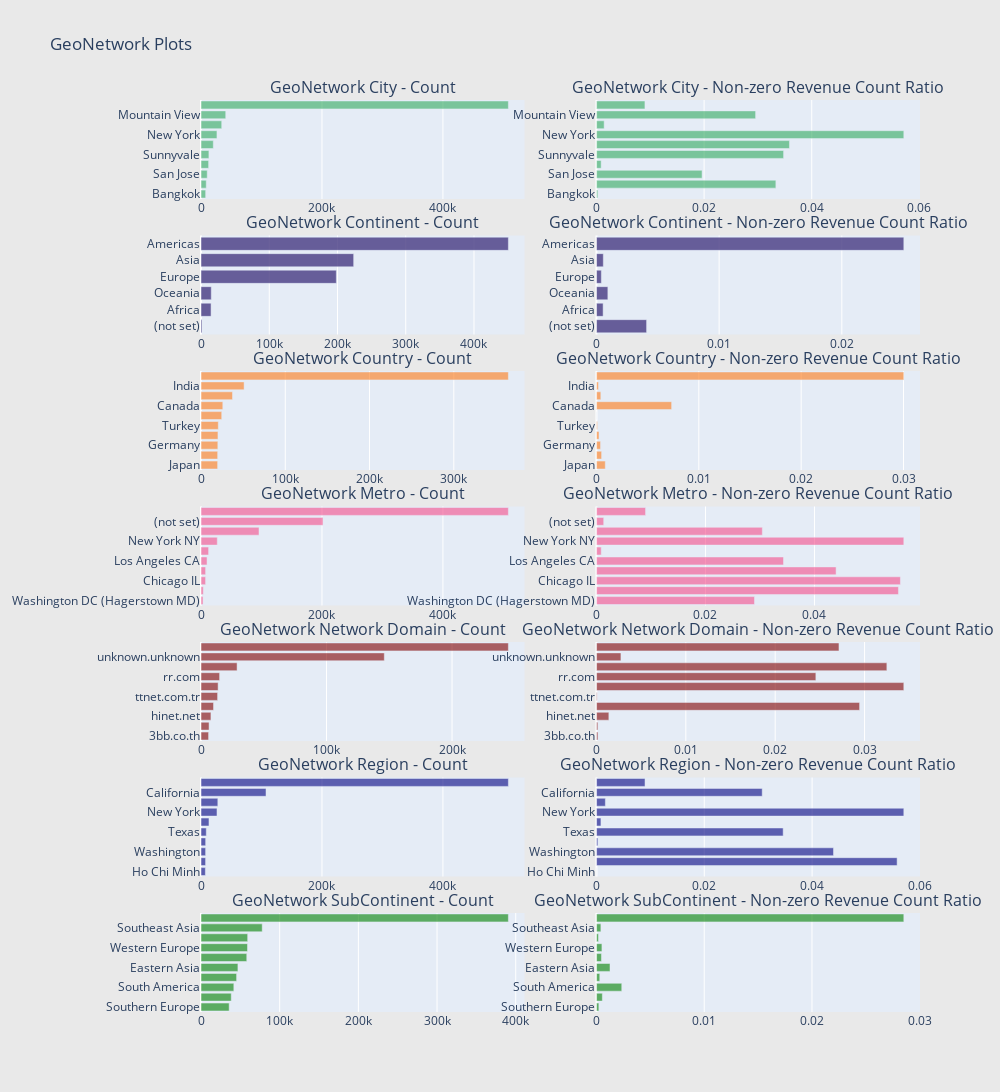

Notebook code cell kept with this figure:
### Markdown cell above
from device-related data we see:

1.Device browser: Chrome has higher percentage of non-zero revenue counts.

2.Device category: desktop has higher percentage of non-zero revenue counts.

3.No-mobile has higher percentage of non-zero revenue counts.

4.Chrome OS has higher percentage of non-zero revenue counts.

### Code cell
import plotly.graph_objs as go
from plotly.subplots import make_subplots
import plotly.offline as py

def horizontal_bar_chart(cnt_srs, color):
    trace = go.Bar(
        y=cnt_srs.index[::-1],
        x=cnt_srs.values[::-1],
        showlegend=False,
        orientation='h',
        marker=dict(
            color=color,
        ),
    )
    return trace

# GeoNetwork City
cnt_srs_city = train_df.groupby('geoNetwork.city')['totals.transactionRevenue'].agg(['size', 'count', 'mean'])
cnt_srs_city.columns = ["count", "count of non-zero revenue", "mean"]
cnt_srs_city = cnt_srs_city.sort_values(by="count", ascending=False)
trace1 = horizontal_bar_chart(cnt_srs_city["count"].head(10), 'rgba(50, 171, 96, 0.6)')
trace2 = horizontal_bar_chart(cnt_srs_city["count of non-zero revenue"].head(10) / cnt_srs_city["count"].head(10), 'rgba(50, 171, 96, 0.6)')

# GeoNetwork Continent
cnt_srs_continent = train_df.groupby('geoNetwork.continent')['totals.transactionRevenue'].agg(['size', 'count', 'mean'])
cnt_srs_continent.columns = ["count", "count of non-zero revenue", "mean"]
cnt_srs_continent = cnt_srs_continent.sort_values(by="count", ascending=False)
trace3 = horizontal_bar_chart(cnt_srs_continent["count"].head(10), 'rgba(71, 58, 131, 0.8)')
trace4 = horizontal_bar_chart(cnt_srs_continent["count of non-zero revenue"].head(10) / cnt_srs_continent["count"].head(10), 'rgba(71, 58, 131, 0.8)')

# GeoNetwork Country
cnt_srs_country = train_df.groupby('geoNetwork.country')['totals.transactionRevenue'].agg(['size', 'count', 'mean'])
cnt_srs_country.columns = ["count", "count of non-zero revenue", "mean"]
cnt_srs_country = cnt_srs_country.sort_values(by="count", ascending=False)
trace5 = horizontal_bar_chart(cnt_srs_country["count"].head(10), 'rgba(255, 123, 22, 0.6)')
trace6 = horizontal_bar_chart(cnt_srs_country["count of non-zero revenue"].head(10) / cnt_srs_country["count"].head(10), 'rgba(255, 123, 22, 0.6)')

# GeoNetwork Metro
cnt_srs_metro = train_df.groupby('geoNetwork.metro')['totals.transactionRevenue'].agg(['size', 'count', 'mean'])
cnt_srs_metro.columns = ["count", "count of non-zero revenue", "mean"]
cnt_srs_metro = cnt_srs_metro.sort_values(by="count", ascending=False)
trace7 = horizontal_bar_chart(cnt_srs_metro["count"].head(10), 'rgba(246, 78, 139, 0.6)')
trace8 = horizontal_bar_chart(cnt_srs_metro["count of non-zero revenue"].head(10) / cnt_srs_metro["count"].head(10), 'rgba(246, 78, 139, 0.6)')

# GeoNetwork Network Domain
cnt_srs_network_domain = train_df.groupby('geoNetwork.networkDomain')['totals.transactionRevenue'].agg(['size', 'count', 'mean'])
cnt_srs_network_domain.columns = ["count", "count of non-zero revenue", "mean"]
cnt_srs_network_domain = cnt_srs_network_domain.sort_values(by="count", ascending=False)
trace9 = horizontal_bar_chart(cnt_srs_network_domain["count"].head(10), 'rgba(128, 0, 0, 0.6)')
trace10 = horizontal_bar_chart(cnt_srs_network_domain["count of non-zero revenue"].head(10) / cnt_srs_network_domain["count"].head(10), 'rgba(128, 0, 0, 0.6)')

# GeoNetwork Region
cnt_srs_region = train_df.groupby('geoNetwork.region')['totals.transactionRevenue'].agg(['size', 'count', 'mean'])
cnt_srs_region.columns = ["count", "count of non-zero revenue", "mean"]
cnt_srs_region = cnt_srs_region.sort_values(by="count", ascending=False)
trace11 = horizontal_bar_chart(cnt_srs_region["count"].head(10), 'rgba(0, 0, 128, 0.6)')
trace12 = horizontal_bar_chart(cnt_srs_region["count of non-zero revenue"].head(10) / cnt_srs_region["count"].head(10), 'rgba(0, 0, 128, 0.6)')

# GeoNetwork SubContinent
cnt_srs_subcontinent = train_df.groupby('geoNetwork.subContinent')['totals.transactionRevenue'].agg(['size', 'count', 'mean'])
cnt_srs_subcontinent.columns = ["count", "count of non-zero revenue", "mean"]
cnt_srs_subcontinent = cnt_srs_subcontinent.sort_values(by="count", ascending=False)
trace13 = horizontal_bar_chart(cnt_srs_subcontinent["count"].head(10), 'rgba(0, 128, 0, 0.6)')
trace14 = horizontal_bar_chart(cnt_srs_subcontinent["count of non-zero revenue"].head(10) / cnt_srs_subcontinent["count"].head(10), 'rgba(0, 128, 0, 0.6)')

# Creating a subplot with 7 rows and 2 columns
fig = make_subplots(rows=7, cols=2, vertical_spacing=0.04, 
                    subplot_titles=["GeoNetwork City - Count", "GeoNetwork City - Non-zero Revenue Count Ratio",
                                    "GeoNetwork Continent - Count",  "GeoNetwork Continent - Non-zero Revenue Count Ratio",
                                    "GeoNetwork Country - Count", "GeoNetwork Country - Non-zero Revenue Count Ratio",
                                    "GeoNetwork Metro - Count", "GeoNetwork Metro - Non-zero Revenue Count Ratio",
                                    "GeoNetwork Network Domain - Count", "GeoNetwork Network Domain - Non-zero Revenue Count Ratio",
                                    "GeoNetwork Region - Count", "GeoNetwork Region - Non-zero Revenue Count Ratio",
                                    "GeoNetwork SubContinent - Count", "GeoNetwork SubContinent - Non-zero Revenue Count Ratio"])

# Adding traces to the subplot
fig.add_trace(trace1, row=1, col=1)
fig.add_trace(trace2, row=1, col=2)
fig.add_trace(trace3, row=2, col=1)
fig.add_trace(trace4, row=2, col=2)
fig.add_trace(trace5, row=3, col=1)
fig.add_trace(trace6, row=3, col=2)
fig.add_trace(trace7, row=4, col=1)
fig.add_trace(trace8, row=4, col=2)
fig.add_trace(trace9, row=5, col=1)
fig.add_trace(trace10, row=5, col=2)
fig.add_trace(trace11, row=6, col=1)
fig.add_trace(trace12, row=6, col=2)
fig.add_trace(trace13, row=7, col=1)
fig.add_trace(trace14, row=7, col=2)

# Updating layout
fig.update_layout(height=1800, width=1000, paper_bgcolor='rgb(233,233,233)', title="GeoNetwork Plots")

# Displaying the plot
py.iplot(fig, filename='geonetwork-plots')

### Figure 1 — Plotly figure (JSON) as saved in the notebook; plotly's stock layout.template omitted (floating-point values rounded to 4 significant figures)
{"data": [{"marker": {"color": "rgba(50, 171, 96, 0.6)"}, "orientation": "h", "showlegend": false, "type": "bar", "x": [7709, 8670, 10295, 12607, 13086, 20329, 26371, 34262, 40884, 508229], "xaxis": "x", "y": ["Bangkok", "Los Angeles", "San Jose", "London", "Sunnyvale", "San Francisco", "New York", "(not set)", "Mountain View", "not available in demo dataset"], "yaxis": "y"}, {"marker": {"color": "rgba(50, 171, 96, 0.6)"}, "orientation": "h", "showlegend": false, "type": "bar", "x": [0.0002594, 0.03333, 0.01962, 0.0008725, 0.03477, 0.03586, 0.05711, 0.00143, 0.02957, 0.00901], "xaxis": "x2", "y": ["Bangkok", "Los Angeles", "San Jose", "London", "Sunnyvale", "San Francisco", "New York", "(not set)", "Mountain View", "not available in demo dataset"], "yaxis": "y2"}, {"marker": {"color": "rgba(71, 58, 131, 0.8)"}, "orientation": "h", "showlegend": false, "type": "bar", "x": [1468, 14745, 15054, 198311, 223698, 450377], "xaxis": "x3", "y": ["(not set)", "Africa", "Oceania", "Europe", "Asia", "Americas"], "yaxis": "y3"}, {"marker": {"color": "rgba(71, 58, 131, 0.8)"}, "orientation": "h", "showlegend": false, "type": "bar", "x": [0.004087, 0.0005426, 0.00093, 0.0003984, 0.0005588, 0.02505], "xaxis": "x4", "y": ["(not set)", "Africa", "Oceania", "Europe", "Asia", "Americas"], "yaxis": "y4"}, {"marker": {"color": "rgba(255, 123, 22, 0.6)"}, "orientation": "h", "showlegend": false, "type": "bar", "x": [19731, 19783, 19980, 20123, 20522, 24598, 25869, 37393, 51140, 364744], "xaxis": "x5", "y": ["Japan", "Brazil", "Germany", "Thailand", "Turkey", "Vietnam", "Canada", "United Kingdom", "India", "United States"], "yaxis": "y5"}, {"marker": {"color": "rgba(255, 123, 22, 0.6)"}, "orientation": "h", "showlegend": false, "type": "bar", "x": [0.0008616, 0.0005055, 0.0004004, 0.0002485, 9.746e-05, 0, 0.007345, 0.0004279, 0.0001955, 0.03003], "xaxis": "x6", "y": ["Japan", "Brazil", "Germany", "Thailand", "Turkey", "Vietnam", "Canada", "United Kingdom", "India", "United States"], "yaxis": "y6"}, {"marker": {"color": "rgba(246, 78, 139, 0.6)"}, "orientation": "h", "showlegend": false, "type": "bar", "x": [3380, 3790, 7585, 7642, 9995, 12571, 26917, 95913, 201766, 508229], "xaxis": "x7", "y": ["Washington DC (Hagerstown MD)", "Austin TX", "Chicago IL", "Seattle-Tacoma WA", "Los Angeles CA", "London", "New York NY", "San Francisco-Oakland-San Jose CA", "(not set)", "not available in demo dataset"], "yaxis": "y7"}, {"marker": {"color": "rgba(246, 78, 139, 0.6)"}, "orientation": "h", "showlegend": false, "type": "bar", "x": [0.02899, 0.05541, 0.05577, 0.04397, 0.03432, 0.000875, 0.0564, 0.03043, 0.001333, 0.00901], "xaxis": "x8", "y": ["Washington DC (Hagerstown MD)", "Austin TX", "Chicago IL", "Seattle-Tacoma WA", "Los Angeles CA", "London", "New York NY", "San Francisco-Oakland-San Jose CA", "(not set)", "not available in demo dataset"], "yaxis": "y8"}, {"marker": {"color": "rgba(128, 0, 0, 0.6)"}, "orientation": "h", "showlegend": false, "type": "bar", "x": [6046, 6414, 7919, 9985, 13228, 13637, 14827, 28743, 146034, 244881], "xaxis": "x9", "y": ["3bb.co.th", "virginm.net", "hinet.net", "comcastbusiness.net", "ttnet.com.tr", "verizon.net", "rr.com", "comcast.net", "unknown.unknown", "(not set)"], "yaxis": "y9"}, {"marker": {"color": "rgba(128, 0, 0, 0.6)"}, "orientation": "h", "showlegend": false, "type": "bar", "x": [0.0001654, 0.0001559, 0.001389, 0.02944, 7.56e-05, 0.03439, 0.02455, 0.03249, 0.002739, 0.02714], "xaxis": "x10", "y": ["3bb.co.th", "virginm.net", "hinet.net", "comcastbusiness.net", "ttnet.com.tr", "verizon.net", "rr.com", "comcast.net", "unknown.unknown", "(not set)"], "yaxis": "y10"}, {"marker": {"color": "rgba(0, 0, 128, 0.6)"}, "orientation": "h", "showlegend": false, "type": "bar", "x": [7250, 7585, 7642, 7709, 8749, 13198, 26433, 27827, 107495, 508229], "xaxis": "x11", "y": ["Ho Chi Minh", "Illinois", "Washington", "Bangkok", "Texas", "England", "New York", "(not set)", "California", "not available in demo dataset"], "yaxis": "y11"}, {"marker": {"color": "rgba(0, 0, 128, 0.6)"}, "orientation": "h", "showlegend": false, "type": "bar", "x": [0, 0.05577, 0.04397, 0.0002594, 0.03463, 0.0008335, 0.05701, 0.001653, 0.03075, 0.00901], "xaxis": "x12", "y": ["Ho Chi Minh", "Illinois", "Washington", "Bangkok", "Texas", "England", "New York", "(not set)", "California", "not available in demo dataset"], "yaxis": "y12"}, {"marker": {"color": "rgba(0, 128, 0, 0.6)"}, "orientation": "h", "showlegend": false, "type": "bar", "x": [35780, 38443, 41731, 45249, 46919, 58168, 59114, 59321, 77800, 390657], "xaxis": "x13", "y": ["Southern Europe", "Western Asia", "South America", "Eastern Europe", "Eastern Asia", "Northern Europe", "Western Europe", "Southern Asia", "Southeast Asia", "Northern America"], "yaxis": "y13"}, {"marker": {"color": "rgba(0, 128, 0, 0.6)"}, "orientation": "h", "showlegend": false, "type": "bar", "x": [0.0002236, 0.0005463, 0.002348, 0.0003094, 0.001257, 0.0004642, 0.0005075, 0.0001854, 0.0004113, 0.02852], "xaxis": "x14", "y": ["Southern Europe", "Western Asia", "South America", "Eastern Europe", "Eastern Asia", "Northern Europe", "Western Europe", "Southern Asia", "Southeast Asia", "Northern America"], "yaxis": "y14"}], "layout": {"annotations": [{"font": {"size": 16}, "showarrow": false, "text": "GeoNetwork City - Count", "x": 0.225, "xanchor": "center", "xref": "paper", "y": 1.0, "yanchor": "bottom", "yref": "paper"}, {"font": {"size": 16}, "showarrow": false, "text": "GeoNetwork City - Non-zero Revenue Count Ratio", "x": 0.775, "xanchor": "center", "xref": "paper", "y": 1.0, "yanchor": "bottom", "yref": "paper"}, {"font": {"size": 16}, "showarrow": false, "text": "GeoNetwork Continent - Count", "x": 0.225, "xanchor": "center", "xref": "paper", "y": 0.8514, "yanchor": "bottom", "yref": "paper"}, {"font": {"size": 16}, "showarrow": false, "text": "GeoNetwork Continent - Non-zero Revenue Count Ratio", "x": 0.775, "xanchor": "center", "xref": "paper", "y": 0.8514, "yanchor": "bottom", "yref": "paper"}, {"font": {"size": 16}, "showarrow": false, "text": "GeoNetwork Country - Count", "x": 0.225, "xanchor": "center", "xref": "paper", "y": 0.7029, "yanchor": "bottom", "yref": "paper"}, {"font": {"size": 16}, "showarrow": false, "text": "GeoNetwork Country - Non-zero Revenue Count Ratio", "x": 0.775, "xanchor": "center", "xref": "paper", "y": 0.7029, "yanchor": "bottom", "yref": "paper"}, {"font": {"size": 16}, "showarrow": false, "text": "GeoNetwork Metro - Count", "x": 0.225, "xanchor": "center", "xref": "paper", "y": 0.5543, "yanchor": "bottom", "yref": "paper"}, {"font": {"size": 16}, "showarrow": false, "text": "GeoNetwork Metro - Non-zero Revenue Count Ratio", "x": 0.775, "xanchor": "center", "xref": "paper", "y": 0.5543, "yanchor": "bottom", "yref": "paper"}, {"font": {"size": 16}, "showarrow": false, "text": "GeoNetwork Network Domain - Count", "x": 0.225, "xanchor": "center", "xref": "paper", "y": 0.4057, "yanchor": "bottom", "yref": "paper"}, {"font": {"size": 16}, "showarrow": false, "text": "GeoNetwork Network Domain - Non-zero Revenue Count Ratio", "x": 0.775, "xanchor": "center", "xref": "paper", "y": 0.4057, "yanchor": "bottom", "yref": "paper"}, {"font": {"size": 16}, "showarrow": false, "text": "GeoNetwork Region - Count", "x": 0.225, "xanchor": "center", "xref": "paper", "y": 0.2571, "yanchor": "bottom", "yref": "paper"}, {"font": {"size": 16}, "showarrow": false, "text": "GeoNetwork Region - Non-zero Revenue Count Ratio", "x": 0.775, "xanchor": "center", "xref": "paper", "y": 0.2571, "yanchor": "bottom", "yref": "paper"}, {"font": {"size": 16}, "showarrow": false, "text": "GeoNetwork SubContinent - Count", "x": 0.225, "xanchor": "center", "xref": "paper", "y": 0.1086, "yanchor": "bottom", "yref": "paper"}, {"font": {"size": 16}, "showarrow": false, "text": "GeoNetwork SubContinent - Non-zero Revenue Count Ratio", "x": 0.775, "xanchor": "center", "xref": "paper", "y": 0.1086, "yanchor": "bottom", "yref": "paper"}], "height": 1800, "paper_bgcolor": "rgb(233,233,233)", "title": {"text": "GeoNetwork Plots"}, "width": 1000, "xaxis": {"anchor": "y", "domain": [0, 0.45]}, "xaxis10": {"anchor": "y10", "domain": [0.55, 1]}, "xaxis11": {"anchor": "y11", "domain": [0, 0.45]}, "xaxis12": {"anchor": "y12", "domain": [0.55, 1]}, "xaxis13": {"anchor": "y13", "domain": [0, 0.45]}, "xaxis14": {"anchor": "y14", "domain": [0.55, 1]}, "xaxis2": {"anchor": "y2", "domain": [0.55, 1]}, "xaxis3": {"anchor": "y3", "domain": [0, 0.45]}, "xaxis4": {"anchor": "y4", "domain": [0.55, 1]}, "xaxis5": {"anchor": "y5", "domain": [0, 0.45]}, "xaxis6": {"anchor": "y6", "domain": [0.55, 1]}, "xaxis7": {"anchor": "y7", "domain": [0, 0.45]}, "xaxis8": {"anchor": "y8", "domain": [0.55, 1]}, "xaxis9": {"anchor": "y9", "domain": [0, 0.45]}, "yaxis": {"anchor": "x", "domain": [0.8914, 1.0]}, "yaxis10": {"anchor": "x10", "domain": [0.2971, 0.4057]}, "yaxis11": {"anchor": "x11", "domain": [0.1486, 0.2571]}, "yaxis12": {"anchor": "x12", "domain": [0.1486, 0.2571]}, "yaxis13": {"anchor": "x13", "domain": [0, 0.1086]}, "yaxis14": {"anchor": "x14", "domain": [0, 0.1086]}, "yaxis2": {"anchor": "x2", "domain": [0.8914, 1.0]}, "yaxis3": {"anchor": "x3", "domain": [0.7429, 0.8514]}, "yaxis4": {"anchor": "x4", "domain": [0.7429, 0.8514]}, "yaxis5": {"anchor": "x5", "domain": [0.5943, 0.7029]}, "yaxis6": {"anchor": "x6", "domain": [0.5943, 0.7029]}, "yaxis7": {"anchor": "x7", "domain": [0.4457, 0.5543]}, "yaxis8": {"anchor": "x8", "domain": [0.4457, 0.5543]}, "yaxis9": {"anchor": "x9", "domain": [0.2971, 0.4057]}}}
